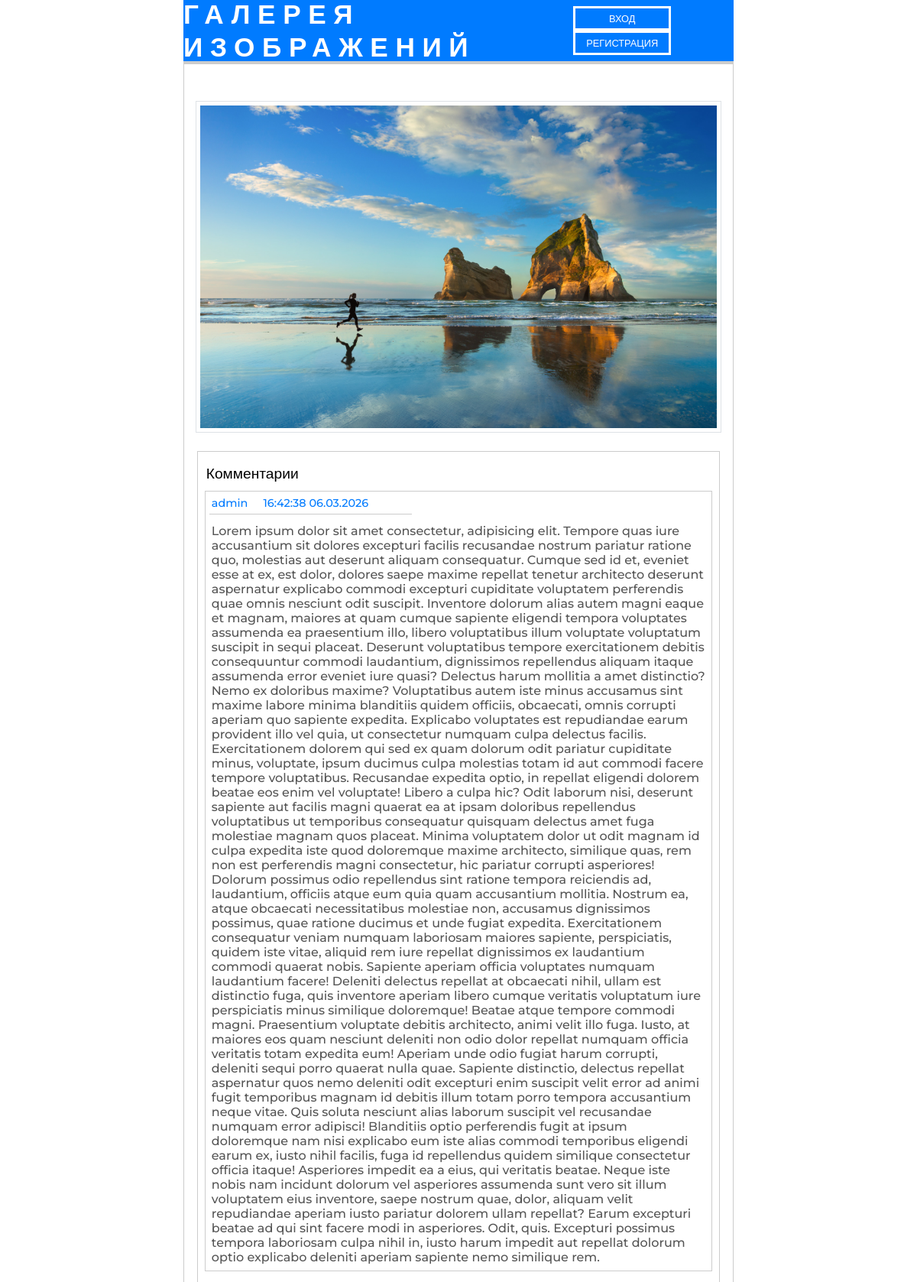
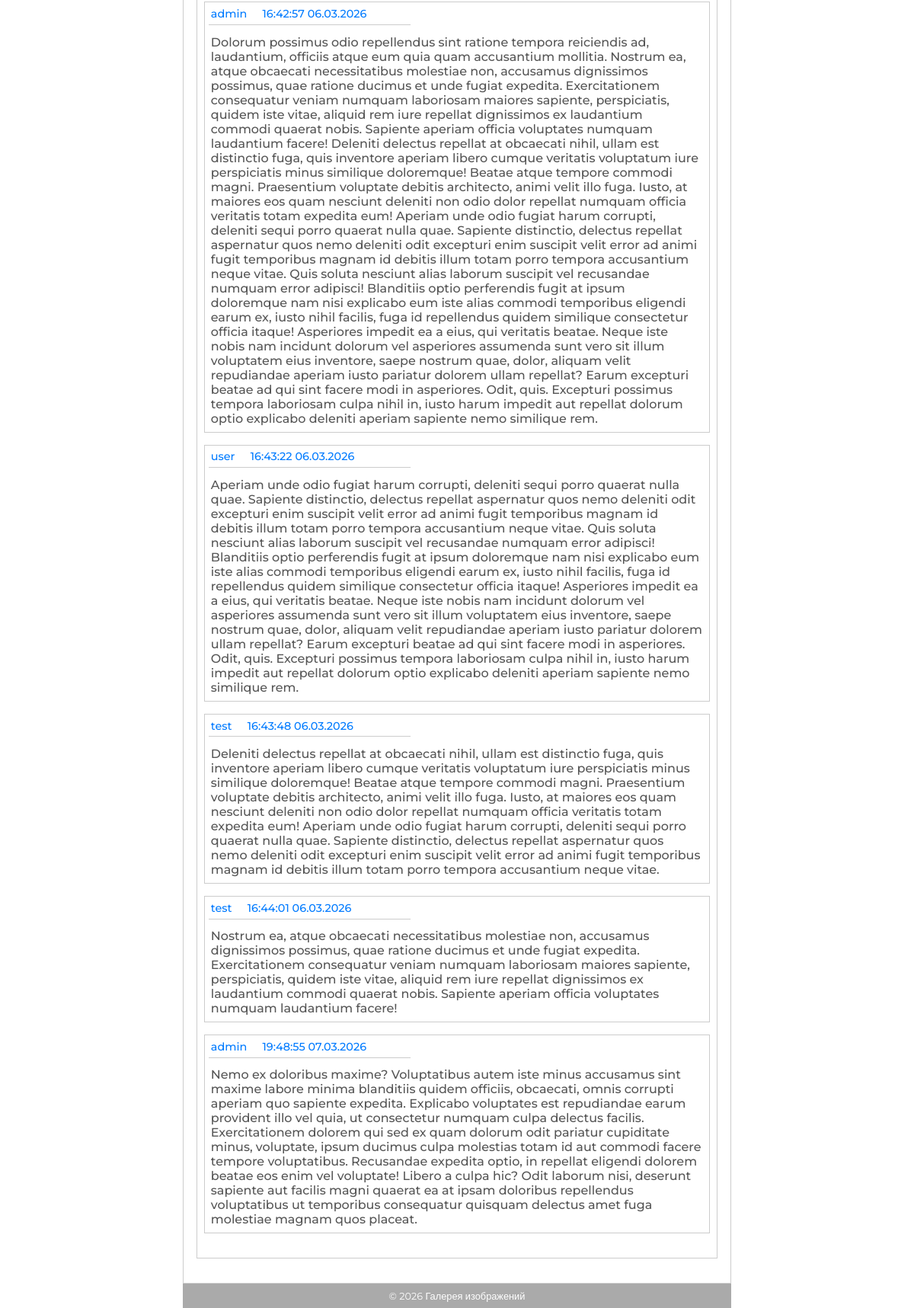
Page /show/display/img01.jpg on the committed database (2 pictures, top to bottom).
### tables this page shows
CREATE TABLE comments (
        id integer primary key autoincrement,
        user_id integer,
        file varchar(128) not null,
        created datetime default current_timestamp,
        comment varchar(512) not null,
        foreign key (user_id) references users (id));

CREATE TABLE users (
        id integer primary key autoincrement,
        login varchar(64) not null,
        email varchar(64) not null,
        password varchar(128) not null,
        created datetime default current_timestamp);

### app/controllers/Controller_Show.php (called while the page is built, shortened)
<?php
    class Controller_Show extends Controller
    {
        public function display(array $data) {
            $file = $data[0];
            $this->model = new Model_Show();
            $comments = $this->model->showComment($file);
            $data = ['file' => $file,
                     'comments' => $comments];
            $this->view->generate('view_show.php', 'view_template.php', $data);
        }
    }

### app/bootstrap.php (called while the page is built, shortened)
<?php
require_once DATA . DIRECTORY_SEPARATOR . 'DB.php';
Route::start();

### index.php (called while the page is built, shortened)
<?php
    require_once 'app' . DIRECTORY_SEPARATOR . 'bootstrap.php';

### app/data/DB.php (called while the page is built, shortened)
<?php
    class DB
    {
        protected $pdo;
        public function __construct() {
            try {
                $this->pdo = new PDO('sqlite:' . DATA . 'db.sqlite');
            } catch (PDOException $e) {
                throw new PDOException($e->getMessage(), (int)$e->getCode());
            }
        }
        function getCommentByProp(string $value, string $prop, string $table){
            $stmt = $this->pdo->prepare("SELECT c.*,u.login FROM $table as c LEFT JOIN users as u on c.user_id = u.id WHERE $prop = :value");
            $stmt->execute([':value' => $value]);
            return $result = $stmt->fetchAll(PDO::FETCH_ASSOC);
        }
    }

### app/models/Model_Show.php (called while the page is built, shortened)
<?php
    class Model_Show extends Model
    {
        public function showComment(string $picture) {
            return $result = (new DB())->getCommentByProp($picture, 'file', 'comments');
        }
    }

### app/views/view_show.php (the view, shortened to what this page needs)
<?php
    $file = $data['file'];
    $comments = $data['comments'];
?>
<div class="div-main-show-container">
    <div class="div-show-picture">
        <img src="<?= URL . 'uploads/' . $file; ?>" class="img-full" alt="<?= $file; ?>">
    </div>
    <div class="div-comment-container">
        <p class="comment-title">Комментарии</p>
        <?php if(!empty($comments)): ?>
            <?php for($i = 0; $i < count($comments); $i++): ?>
                <div class="div-show-comment">
                    <span class="comment-header"><?= $comments[$i]['login']; ?></span>
                    <?php
                        $date = new DateTime($comments[$i]['created'], new DateTimeZone('UTC'));
                        $date->setTimezone(new DateTimeZone('Europe/Moscow'));
                    ?>
                    <span class="comment-header"><?= $date->format('H:i:s d.m.Y'); ?></span>
                    <p class="comment-text"><?= $comments[$i]['comment']; ?></p>
                </div>
            <?php endfor; ?>
        <?php else: ?>
            <p class="comment-no">Пока нет ни одного комментария</p>
        <?php endif; ?>
    </div>
</div>

### css/style_template.css (style rules this page uses)
html { scroll-behavior: smooth; }
* { margin: 0; padding: 0; }
body { font-family: "Montserrat", sans-serif; display: flex; flex-direction: column; align-items: center; min-height: 100vh; }

### css/style_show.css (style rules this page uses)
.div-main-show-container { display: flex; flex-direction: column; align-items: center; justify-content: center; gap: 1.5rem; width: 100%; margin-bottom: 2rem; }
.div-show-picture { width: 95%; display: flex; justify-content: center; }
.img-full { padding: .3rem; background-color: #fff; border: .1rem solid #dee2e6; max-width: 99%; height: auto; }
.div-comment-container { width: 95%; border: .1rem solid #cccccc; padding: 1rem 0 1rem 0; }
.comment-title { font-size: 1.2rem; font-weight: 500; padding: 0 0 .7rem .7rem; }
.div-show-comment { margin: auto; width: 97%; border: .1rem solid #cccccc; margin-bottom: 1rem; padding-top: .3rem; }
.comment-header { font-size: .9rem; font-weight: 500; padding: .5rem; color: #007bff; }
.comment-text { font-size: 1rem; font-weight: 500; padding: .5rem; color: #555555; }

### rows in the picture
comments: user.login "admin", created "16:42:38 06.03.2026", comment "Lorem ipsum dolor sit amet consectetur, adipisicing elit. Tempore quas iure accusantium sit dolores excepturi facilis recusandae nostrum pariatur ratione quo, molestias aut deserunt aliquam consequatur. Cumque sed id et, eveniet esse at ex, est dolor, dolores saepe maxime repellat tenetur architecto deserunt aspernatur explicabo commodi excepturi cupiditate voluptatem perferendis quae omnis nesciunt odit suscipit. Inventore dolorum alias autem magni eaque et magnam, maiores at quam cumque sapiente eligendi tempora voluptates assumenda ea praesentium illo, libero voluptatibus illum voluptate voluptatum suscipit in sequi placeat. Deserunt voluptatibus tempore exercitationem debitis…"
comments: user.login "admin", created "16:42:57 06.03.2026", comment "Dolorum possimus odio repellendus sint ratione tempora reiciendis ad, laudantium, officiis atque eum quia quam accusantium mollitia. Nostrum ea, atque obcaecati necessitatibus molestiae non, accusamus dignissimos possimus, quae ratione ducimus et unde fugiat expedita. Exercitationem consequatur veniam numquam laboriosam maiores sapiente, perspiciatis, quidem iste vitae, aliquid rem iure repellat dignissimos ex laudantium commodi quaerat nobis. Sapiente aperiam officia voluptates numquam laudantium facere! Deleniti delectus repellat at obcaecati nihil, ullam est distinctio fuga, quis inventore aperiam libero cumque veritatis voluptatum iure perspiciatis minus similique doloremque! Beatae…"
comments: user.login "user", created "16:43:22 06.03.2026", comment "Aperiam unde odio fugiat harum corrupti, deleniti sequi porro quaerat nulla quae. Sapiente distinctio, delectus repellat aspernatur quos nemo deleniti odit excepturi enim suscipit velit error ad animi fugit temporibus magnam id debitis illum totam porro tempora accusantium neque vitae. Quis soluta nesciunt alias laborum suscipit vel recusandae numquam error adipisci! Blanditiis optio perferendis fugit at ipsum doloremque nam nisi explicabo eum iste alias commodi temporibus eligendi earum ex, iusto nihil facilis, fuga id repellendus quidem similique consectetur officia itaque! Asperiores impedit ea a eius, qui veritatis beatae. Neque iste nobis nam incidunt dolorum vel asperiores assumenda…"
comments: user.login "test", created "16:43:48 06.03.2026", comment "Deleniti delectus repellat at obcaecati nihil, ullam est distinctio fuga, quis inventore aperiam libero cumque veritatis voluptatum iure perspiciatis minus similique doloremque! Beatae atque tempore commodi magni. Praesentium voluptate debitis architecto, animi velit illo fuga. Iusto, at maiores eos quam nesciunt deleniti non odio dolor repellat numquam officia veritatis totam expedita eum! Aperiam unde odio fugiat harum corrupti, deleniti sequi porro quaerat nulla quae. Sapiente distinctio, delectus repellat aspernatur quos nemo deleniti odit excepturi enim suscipit velit error ad animi fugit temporibus magnam id debitis illum totam porro tempora accusantium neque vitae."
comments: user.login "test", created "16:44:01 06.03.2026", comment "Nostrum ea, atque obcaecati necessitatibus molestiae non, accusamus dignissimos possimus, quae ratione ducimus et unde fugiat expedita. Exercitationem consequatur veniam numquam laboriosam maiores sapiente, perspiciatis, quidem iste vitae, aliquid rem iure repellat dignissimos ex laudantium commodi quaerat nobis. Sapiente aperiam officia voluptates numquam laudantium facere!"
comments: user.login "admin", created "19:48:55 07.03.2026", comment "Nemo ex doloribus maxime? Voluptatibus autem iste minus accusamus sint maxime labore minima blanditiis quidem officiis, obcaecati, omnis corrupti aperiam quo sapiente expedita. Explicabo voluptates est repudiandae earum provident illo vel quia, ut consectetur numquam culpa delectus facilis. Exercitationem dolorem qui sed ex quam dolorum odit pariatur cupiditate minus, voluptate, ipsum ducimus culpa molestias totam id aut commodi facere tempore voluptatibus. Recusandae expedita optio, in repellat eligendi dolorem beatae eos enim vel voluptate! Libero a culpa hic? Odit laborum nisi, deserunt sapiente aut facilis magni quaerat ea at ipsam doloribus repellendus voluptatibus ut temporibus…"
